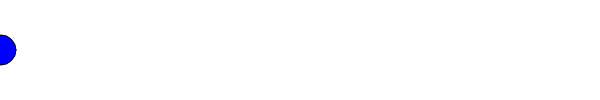
Frame 1 (no input)
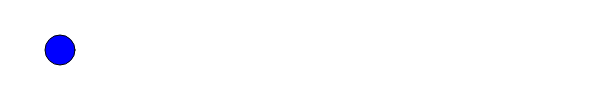
Frame 60 (no input)
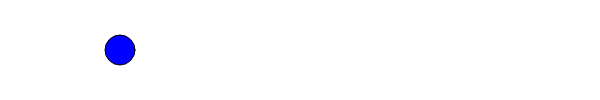
Frame 120 (the mouse pressed at the canvas centre since frame 60)

The p5.js sketch that drew these frames (run headless with seeded random() and noise() and a simulated clock; from frame 60 on, the mouse is pressed at the canvas centre):

// p5.js sketch
// ── sketch.js
//basic loop

var counter = 0;
var ballDir = true;

function setup() {

    createCanvas(600, 100);

}

function draw() {
    background(255);
    //counter = counter + 1;
    // +console.log(counter);

    //counter = counter - 1;    

    // if (counter < width){
    //    counter = counter+1;
    //     
    // }   

    if (counter <= 0) {
        // limit one
        ballDir = true;
        console.log("left hit: " + counter);

    }

    if (counter >= width) {
        //limit two
        ballDir = false;
        console.log("right hit: " + counter);

    }

    // if (ballDir == true){
    //     counter = counter + 1;
    // }
    //
    //if (ballDir == false){
    //    counter = counter - 1;
    //    
    //}

    if (ballDir == true) {
        counter = counter + 1;
    } else {
        counter = counter - 1;
    }


    if (counter >= 0 && counter <= 200) {
        fill("blue");

    } else if (counter > 200 && counter <= 400) {
        fill("green");

    } else if (counter > 400 && counter <= width) {
        fill("red");
    } else {
        fill('yellow')
    }


    ellipse(counter, height / 2, 30, 30);

}
